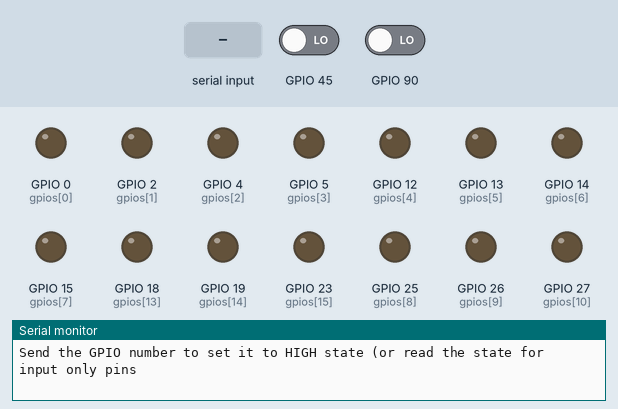
The sketch below on a simulated ESP32. Parts: output pins drawn as LEDs (lit = HIGH), the last lines printed to the serial monitor. The test bench sets the inputs (shaded band); at power-on: GPIO 45 LOW, GPIO 90 LOW.

Above: at 1.2 s.
1.3 s: "5\n" received over Serial
At 2.4 s:
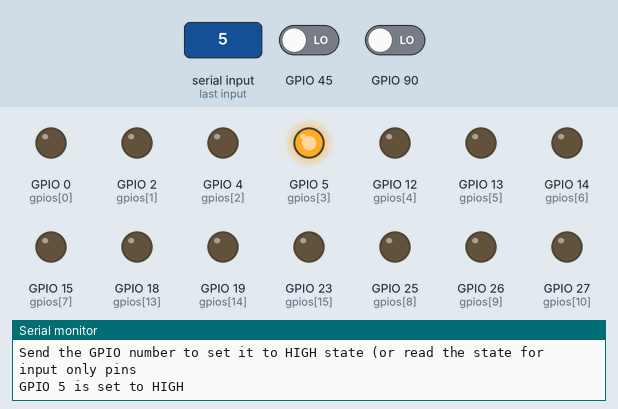
2.8 s: "90,45\n" received over Serial
At 3.6 s:
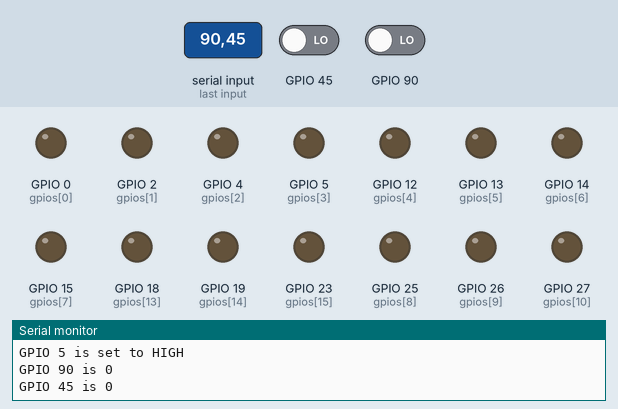
Timing chart, 0 to 5.8 s (numbered marks = the images above; inputs shaded):
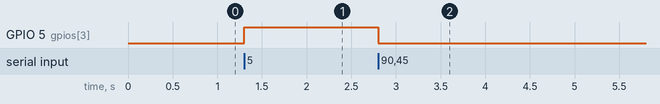

The sketch:

ESP32_GPIO_Test.ino
```cpp
// GPIO LUT table. Write here pins that are allowed to be tested.
uint8_t gpios[] = {0, 2, 4, 5, 12, 13, 14, 15, 25, 26, 27, 33, 32, 18, 19, 23};

// Input only pins.
uint8_t gpiosInputOnly[] = {34, 35, 36, 39};

void setup()
{
    Serial.begin(115200);
    Serial.println("Send the GPIO number to set it to HIGH state (or read the state for input only pins");

    // Set all GPIOs to LOW.
    clearAllGPIOs();
}

void loop()
{
    // Check if you got something on the UART.
    if (Serial.available())
    {
        // Try to parse it.
        int i = Serial.parseInt();

        // If it's a valid number,  try to change the state on this GPIO.
        if (i != 0)
        {
            // Set all pins to the LOW state.
            clearAllGPIOs();

            // Check if the pin is input only pin.
            if (i < 34)
            {
                // If the pin has output functionality, set the HIGH state.
                Serial.printf("GPIO %d is set to HIGH\r\n", i);
                digitalWrite(i, HIGH);
            }
            else
            {
                // If the pin is input only, read the state of the pin
                Serial.printf("GPIO %d is %d\r\n", i, digitalRead(i));
            }
        }
    }
}

void clearAllGPIOs()
{
    // Set GPIOs with output functionality
    for (int i = 0; i < sizeof(gpios)/sizeof(uint8_t); i++)
    {
        pinMode(gpios[i], OUTPUT);
        digitalWrite(gpios[i], LOW);
    }

    // Set GPIOs with input only functionality
    for (int i = 0; i < sizeof(gpiosInputOnly)/sizeof(uint8_t); i++)
    {
        pinMode(gpiosInputOnly[i], INPUT);
    }
}
```

Measured:
- after the input at 1.3 s, GPIO 5 (gpios[3]): LOW → HIGH at once
- after the input at 2.8 s, GPIO 5 (gpios[3]): HIGH → LOW at once
